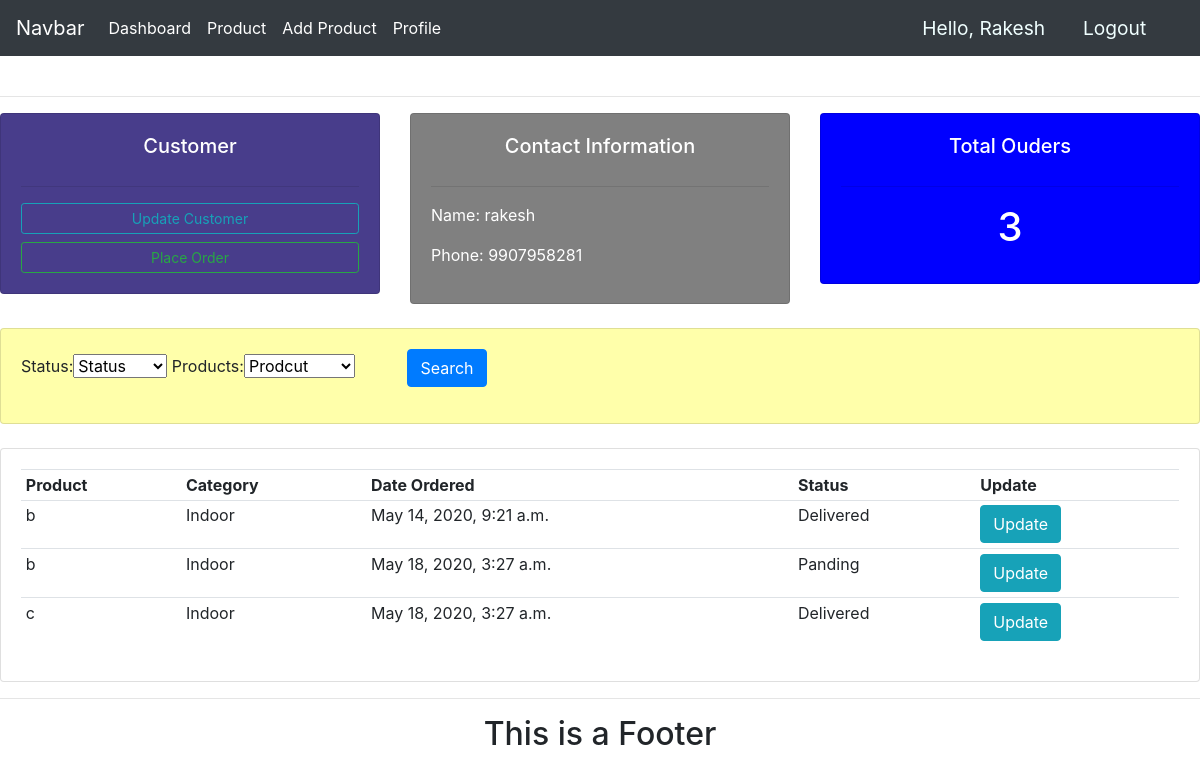
/seller/customer_detail/6 (signed in), run on the app's committed database.
### accounts/models.py (models this page shows)
class MyProfile(models.Model):
    type = (('customer','customer'),('seller','seller'))
    ge = (('male','Male'),('female','Female'))
    user = models.OneToOneField(to=User, on_delete=models.CASCADE)
    name = models.CharField(max_length=100,validators=[validator.name])
    gender = models.CharField(max_length=100,choices=ge)
    phone = models.CharField(max_length=100,validators=[validator.phone])
    register_type = models.CharField(max_length=100,choices=type)
    profile_pic = models.ImageField(default='facebook.jpg', upload_to='profile_pic/', null=True, blank=True)
    cr_date = models.DateTimeField(auto_now_add=True)
    def __str__(self):
        return self.name

### customer/models.py (models this page shows, shortened)
class OrderItem(models.Model):
    status = (('Panding','Panding'),('Delivered','Delivered'))
    product = models.ForeignKey(Product,on_delete=models.CASCADE)
    order = models.ForeignKey(Orders, on_delete=models.CASCADE)
    status = models.CharField(max_length=50,choices=status,default='Panding')
    quantity = models.IntegerField(default=0)
    cr_date = models.DateTimeField(auto_now_add=True)

### seller/models.py (models this page shows, shortened)
class Product(models.Model):
    Category = (('Indoor','Indoor'),('Out Door','Out Door'))
    seller = models.ForeignKey(to=MyProfile,on_delete=models.CASCADE)
    name = models.CharField(max_length=200)
    price = models.FloatField()
    Category = models.CharField(max_length=100,choices = Category)
    description = models.TextField()
    image = models.ImageField(upload_to='product/')
    cr_date = models.DateTimeField(auto_now_add=True)
    tag = models.ManyToManyField(Tag)
    slug = models.SlugField(null=True,unique=True)
    product_status = models.BooleanField(default=True)

### accounts/decoratoer.py (the view)
        def wrapper_func(req, *args, **kwargs):
            group =None
            if req.user.groups.exists():
                group=req.user.groups.all()[0].name
                if group in allowed_roles:
                    return view_func(req, *args, **kwargs)
                else:
                    return HttpResponse('You are note authorized to access this page')

### seller/form.py
class searchForm(forms.Form):
    Status = (('Status','Status'),('Panding','Panding'),('Delivered','Delivered'))
    product = Product.objects.all()
    pro = (('Product','Prodcut'),)
    for p in product:
        pro= pro+((str(p),str(p)),)
    status = forms.ChoiceField(choices=Status,required=False,initial='None')
    products = forms.ChoiceField(choices = pro,required=False,initial='None')

### accounts/decoratoer.py (called while the page is built)
def  allowed_user(allowed_roles=[]):
    def decorator(view_func):
        def wrapper_func(req, *args, **kwargs):
            group =None
            if req.user.groups.exists():
                group=req.user.groups.all()[0].name
                if group in allowed_roles:
                    return view_func(req, *args, **kwargs)
                else:
                    return HttpResponse('You are note authorized to access this page')
        return wrapper_func
    return decorator

### accounts/templatetags/account_extras.py (called while the page is built)
@register.filter(name='has_group')
def has_group(user, group_name):
    group = Group.objects.get(name=group_name)
    try:
        if group in user.groups.all():
            print('True')
            return True
    except:
        return False

### customer/models.py (called while the page is built)
    def __str__(self):
        return str(self.transiction_id)

### seller/views.py (called while the page is built)
@login_required(login_url='login')
@allowed_user(['seller','admin'])
def customer(req,pk):
    search_form = searchForm()
    customer = MyProfile.objects.get(id=pk)
    order = Orders.objects.filter(customer=customer,complete=True)
    total_order = 0
    print('ord',order)
    item_list = []
    for i in order:
        total_order += i.orderitem_set.all().count()
        item_list.append(i.orderitem_set.all())
    print('item',item_list)
    context = {'customer':customer,'search_form':search_form,'order':item_list,'total_order':total_order}
    return render(req,'seller/customer.html',context)

### seller/templates/seller/customer.html (shortened to what this page needs)
{% extends 'accounts/base.html' %} {% block body %}
<br>
<hr>
<div class="row">
    <div class="col-md text-white">
        <div class="card card-body" style="background-color:darkslateblue;">
            <h5 class="card-title text-center">Customer</h5>
            <hr>
            <a class="btn btn-outline-info btn-sm btn-block" href="#"> Update Customer</a>
            <a class="btn btn-outline-success btn-sm btn-block" href="#"> Place Order </a>
        </div>
    </div>
    <div class="col-md text-white">
        <div class="card card-body " style="background-color: grey;">
            <h5 class="card-title text-center">Contact Information</h5>
            <hr>
            <p>Name:       {{customer.name}} </p>
            <p>Phone:      {{customer.phone}} </p>
        </div>
    </div>
    <div class="col-md  text-white" >
        <div class="card card-body" style="background-color: blue">
            <h5 class="card-title text-center">Total Ouders</h5>
            <hr>
            <h1 class="card-title text-center">{{total_order}}</h1>
        </div>
    </div>
</div>
<br>
<div class="row">
    <div class="col">
        <div class="card card-body" style="background-color: rgb(255, 255, 170);">
            <form id="search" action="{% url 'search' customer.id %}" method="POST">
                {{search_form}}
                <button class="btn btn-primary mx-5" type="submit">Search</button>
            </form>
        </div>
    </div>
</div>
<br>
<div class="row">
    <div class="col-md">
        <div class="card card-body" id="search_p">
            <table class="table table-sm" id="product_d">
                <tr>
                    <th>Product</th>
                    <th>Category</th>
                    <th>Date Ordered</th>
                    <th>Status</th>
                    <th>Update</th>
                </tr>
                {% for o in order %}
                {% for i in o %}
                <tr>
                    <td>{{i.product.name}}</td>
                    <td>{{i.product.Category}}</td>
                    <td>{{i.cr_date}}</td>
                    <td>{{i.status}}</td>
                    <td><a class="btn btn-info" href="{% url 'update_order' i.id %}">Update</a></td>
                </tr>
                {% endfor %}
                {% endfor %}
            </table>
        </div>
    </div>
</div>
{% endblock %}

### accounts/templates/accounts/navbar.html (shortened to what this page needs)
  {% load static %}
  {% load account_extras %}
  <nav class="navbar navbar-expand-lg navbar-dark bg-dark sticky-top">
    <a class="navbar-brand" href="#">Navbar</a>
    <div class="collapse navbar-collapse" id="navbarNav">
      <ul class="navbar-nav mr-auto">
      {% if request.user.is_authenticated %}
        {% if request.user.is_staff or request.user|has_group:"seller" %}
            <li class="nav-item active">
              <a class="nav-link" href="{% url 'seller_dashboard' %}"> Dashboard </a>
            </li>
            <li class="nav-item active">
              <a class="nav-link" href="{% url 'product' %}">Product</a>
            </li>
            <li class="nav-item active">
              <a class="nav-link" href="{% url 'add_product' %}">Add Product</a>
            </li>
          {% endif %}
      <li class="nav-item active">
        <a class="nav-link" href="{% url 'accounts_settings' %}">Profile</a>
      </li>
      {% endif %}
          </ul>
        <ul class="navbar-nav ml-auto">
      {% if request.user.is_authenticated%}
          <span class="hello-mgs">Hello, {{request.user.myprofile}}</span>
          <span><a class="hello-mgs" href="{% url 'logout' %}">Logout</a></span>
     {% endif%}
  </nav>

### static/css/main.css (style rules this page uses)
body { background-color:white }

### accounts/templates/accounts/navbar.html (style rules this page uses)
.hello-mgs { font-size: larger; color: azure; margin-right: 1cm; }

### data on the page
MyProfile: name "rakesh", phone "9907958281"
OrderItem: product.name "b", product.Category "Indoor", cr_date "May 14, 2020, 9:21 a.m.", status "Delivered"
OrderItem: product.name "b", product.Category "Indoor", cr_date "May 18, 2020, 3:27 a.m.", status "Panding"
OrderItem: product.name "c", product.Category "Indoor", cr_date "May 18, 2020, 3:27 a.m.", status "Delivered"

### other printed values
{{ request.user.myprofile }} "Rakesh"
{{ total_order }} "3"
